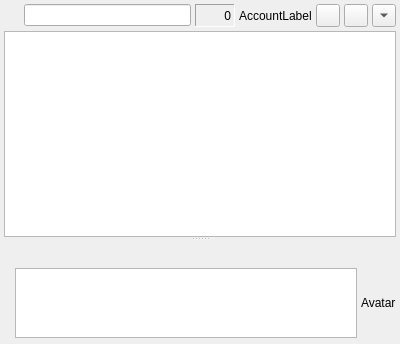
<?xml version="1.0" encoding="UTF-8"?>
<ui version="4.0">
 <class>ChatDlg</class>
 <widget class="QWidget" name="ChatDlg">
  <property name="geometry">
   <rect>
    <x>0</x>
    <y>0</y>
    <width>400</width>
    <height>344</height>
   </rect>
  </property>
  <property name="windowTitle">
   <string>Form</string>
  </property>
  <layout class="QVBoxLayout">
   <property name="margin">
    <number>4</number>
   </property>
   <item>
    <widget class="ChatSplitter" name="splitter">
     <property name="orientation">
      <enum>Qt::Vertical</enum>
     </property>
     <widget class="QFrame" name="topFrame">
      <property name="sizePolicy">
       <sizepolicy hsizetype="Preferred" vsizetype="MinimumExpanding">
        <horstretch>0</horstretch>
        <verstretch>0</verstretch>
       </sizepolicy>
      </property>
      <property name="frameShape">
       <enum>QFrame::NoFrame</enum>
      </property>
      <property name="frameShadow">
       <enum>QFrame::Plain</enum>
      </property>
      <layout class="QVBoxLayout">
       <property name="spacing">
        <number>4</number>
       </property>
       <property name="margin">
        <number>0</number>
       </property>
       <item>
        <layout class="QHBoxLayout">
         <property name="spacing">
          <number>4</number>
         </property>
         <item>
          <widget class="IconLabel" name="lb_status">
           <property name="minimumSize">
            <size>
             <width>16</width>
             <height>16</height>
            </size>
           </property>
           <property name="maximumSize">
            <size>
             <width>16</width>
             <height>16</height>
            </size>
           </property>
          </widget>
         </item>
         <item>
          <widget class="QLineEdit" name="le_jid">
           <property name="readOnly">
            <bool>true</bool>
           </property>
          </widget>
         </item>
         <item>
          <widget class="QLabel" name="lb_count">
           <property name="sizePolicy">
            <sizepolicy hsizetype="Fixed" vsizetype="Preferred">
             <horstretch>0</horstretch>
             <verstretch>0</verstretch>
            </sizepolicy>
           </property>
           <property name="minimumSize">
            <size>
             <width>40</width>
             <height>0</height>
            </size>
           </property>
           <property name="maximumSize">
            <size>
             <width>40</width>
             <height>16777215</height>
            </size>
           </property>
           <property name="toolTip">
            <string>Message length</string>
           </property>
           <property name="frameShape">
            <enum>QFrame::Panel</enum>
           </property>
           <property name="frameShadow">
            <enum>QFrame::Sunken</enum>
           </property>
           <property name="text">
            <string>0</string>
           </property>
           <property name="alignment">
            <set>Qt::AlignRight|Qt::AlignTrailing|Qt::AlignVCenter</set>
           </property>
          </widget>
         </item>
         <item>
          <widget class="AccountLabel" name="lb_ident">
           <property name="sizePolicy">
            <sizepolicy hsizetype="Minimum" vsizetype="Preferred">
             <horstretch>0</horstretch>
             <verstretch>0</verstretch>
            </sizepolicy>
           </property>
           <property name="text">
            <string>AccountLabel</string>
           </property>
          </widget>
         </item>
         <item>
          <widget class="QToolButton" name="tb_pgp">
           <property name="toolTip">
            <string>Toggle encryption</string>
           </property>
           <property name="text">
            <string/>
           </property>
           <property name="iconSize">
            <size>
             <width>16</width>
             <height>16</height>
            </size>
           </property>
          </widget>
         </item>
         <item>
          <widget class="QToolButton" name="tb_emoticons">
           <property name="toolTip">
            <string>Select icon</string>
           </property>
           <property name="text">
            <string/>
           </property>
           <property name="iconSize">
            <size>
             <width>16</width>
             <height>16</height>
            </size>
           </property>
           <property name="popupMode">
            <enum>QToolButton::InstantPopup</enum>
           </property>
          </widget>
         </item>
         <item>
          <widget class="QToolButton" name="tb_actions">
           <property name="toolTip">
            <string>Actions</string>
           </property>
           <property name="text">
            <string/>
           </property>
           <property name="iconSize">
            <size>
             <width>16</width>
             <height>16</height>
            </size>
           </property>
           <property name="popupMode">
            <enum>QToolButton::InstantPopup</enum>
           </property>
           <property name="arrowType">
            <enum>Qt::DownArrow</enum>
           </property>
          </widget>
         </item>
        </layout>
       </item>
       <item>
        <widget class="ChatView" name="log">
         <property name="sizePolicy">
          <sizepolicy hsizetype="Expanding" vsizetype="MinimumExpanding">
           <horstretch>0</horstretch>
           <verstretch>0</verstretch>
          </sizepolicy>
         </property>
         <property name="focusPolicy">
          <enum>Qt::NoFocus</enum>
         </property>
         <property name="readOnly">
          <bool>true</bool>
         </property>
        </widget>
       </item>
      </layout>
     </widget>
     <widget class="QFrame" name="bottomFrame">
      <property name="sizePolicy">
       <sizepolicy hsizetype="Preferred" vsizetype="Maximum">
        <horstretch>0</horstretch>
        <verstretch>0</verstretch>
       </sizepolicy>
      </property>
      <property name="frameShape">
       <enum>QFrame::NoFrame</enum>
      </property>
      <property name="frameShadow">
       <enum>QFrame::Plain</enum>
      </property>
      <layout class="QVBoxLayout">
       <property name="margin">
        <number>0</number>
       </property>
       <item>
        <widget class="QToolBar" name="toolbar">
         <property name="sizePolicy">
          <sizepolicy hsizetype="Preferred" vsizetype="Maximum">
           <horstretch>0</horstretch>
           <verstretch>0</verstretch>
          </sizepolicy>
         </property>
         <property name="orientation">
          <enum>Qt::Horizontal</enum>
         </property>
        </widget>
       </item>
       <item>
        <layout class="QHBoxLayout">
         <property name="spacing">
          <number>4</number>
         </property>
         <item>
          <layout class="QHBoxLayout">
           <item>
            <widget class="QLabel" name="mini_prompt">
             <property name="font">
              <font>
               <weight>75</weight>
               <bold>true</bold>
              </font>
             </property>
            </widget>
           </item>
           <item>
            <widget class="ChatEditProxy" name="mle">
             <property name="sizePolicy">
              <sizepolicy hsizetype="Expanding" vsizetype="Preferred">
               <horstretch>0</horstretch>
               <verstretch>0</verstretch>
              </sizepolicy>
             </property>
            </widget>
           </item>
          </layout>
         </item>
         <item>
          <widget class="QLabel" name="avatar">
           <property name="sizePolicy">
            <sizepolicy hsizetype="Preferred" vsizetype="Maximum">
             <horstretch>0</horstretch>
             <verstretch>0</verstretch>
            </sizepolicy>
           </property>
           <property name="text">
            <string>Avatar</string>
           </property>
          </widget>
         </item>
        </layout>
       </item>
      </layout>
     </widget>
    </widget>
   </item>
  </layout>
 </widget>
 <customwidgets>
  <customwidget>
   <class>ChatSplitter</class>
   <extends>QSplitter</extends>
   <header>chatsplitter.h</header>
   <container>1</container>
  </customwidget>
  <customwidget>
   <class>ChatEditProxy</class>
   <extends>QTextEdit</extends>
   <header>chateditproxy.h</header>
  </customwidget>
  <customwidget>
   <class>AccountLabel</class>
   <extends>QLabel</extends>
   <header>accountlabel.h</header>
  </customwidget>
  <customwidget>
   <class>IconLabel</class>
   <extends>QLabel</extends>
   <header>iconlabel.h</header>
  </customwidget>
  <customwidget>
   <class>ChatView</class>
   <extends>QTextEdit</extends>
   <header>msgmle.h</header>
  </customwidget>
 </customwidgets>
 <resources/>
 <connections/>
</ui>
